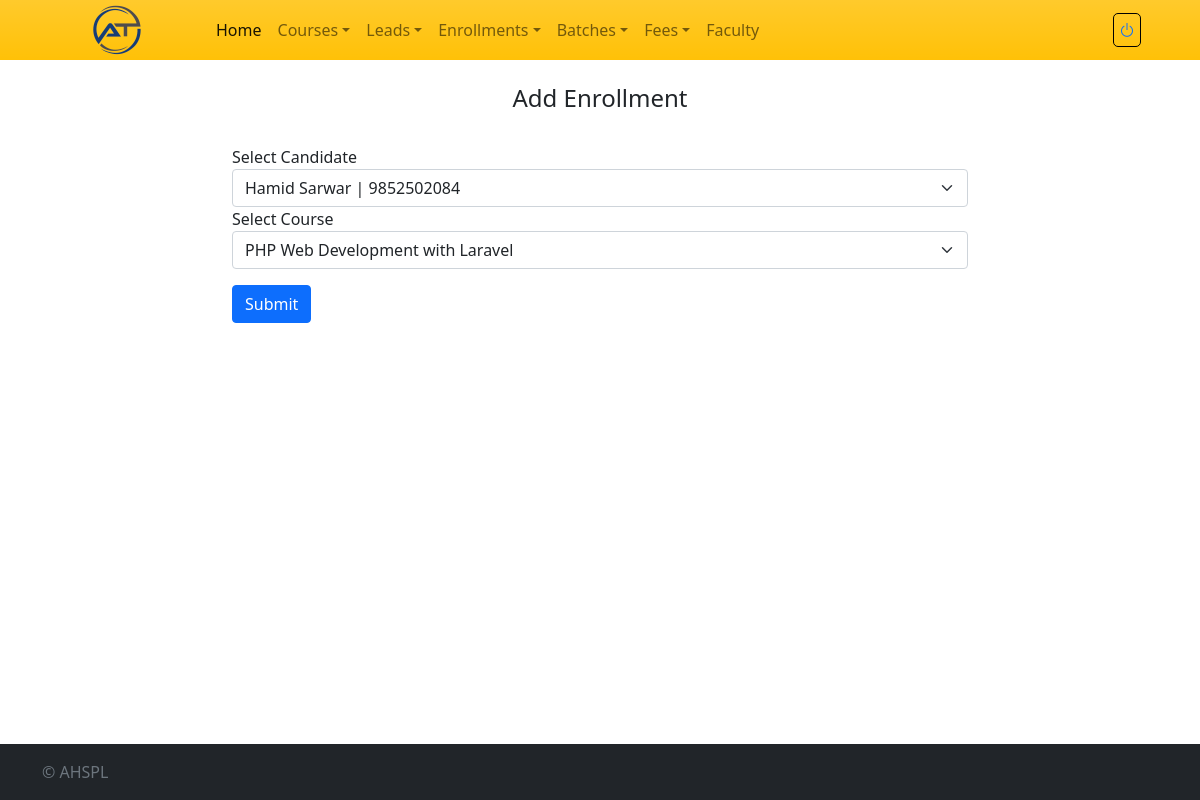
The app's page /edit-enrollment/9/ (signed in), older data.
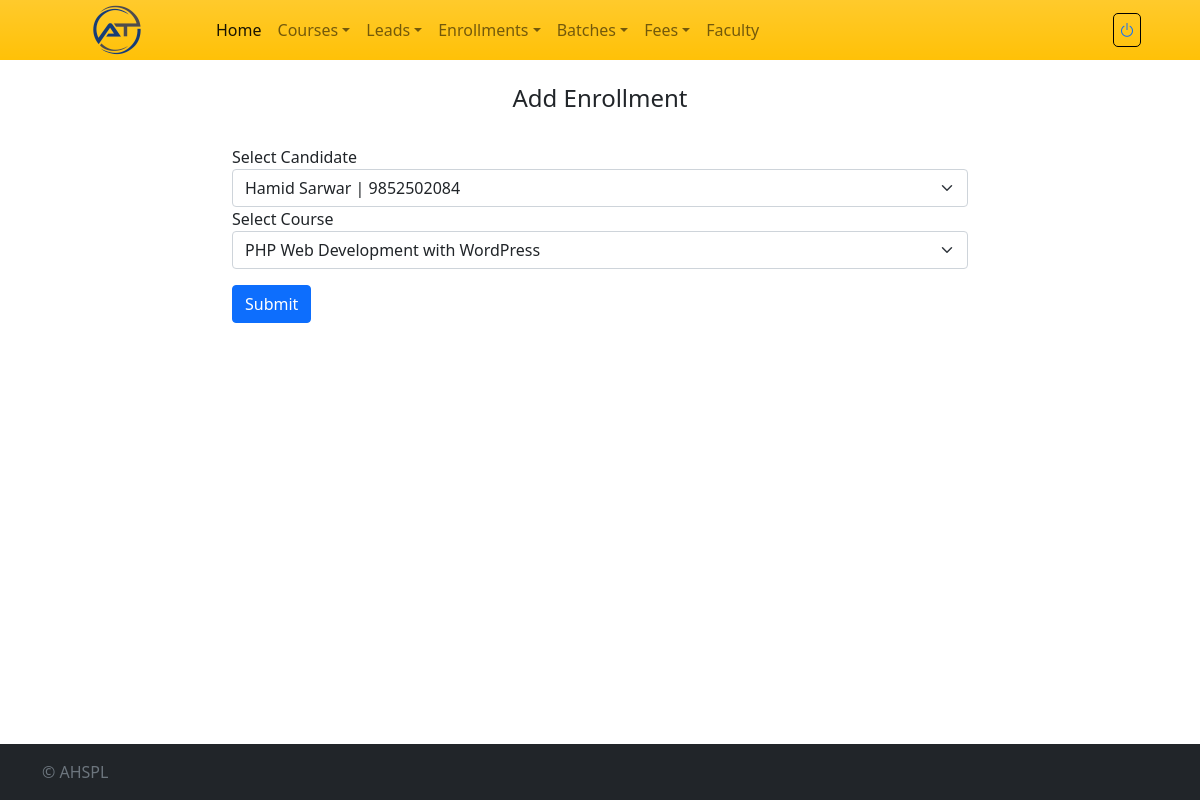
The same page, newer data.
### crmapp/models.py (models this page shows)
class Enrollment(models.Model):
    enrollment_id = models.AutoField(primary_key=True)
    candidate_id = models.ForeignKey(Users, on_delete=models.SET_NULL, null=True, blank=True)
    course_id = models.ForeignKey(Course, on_delete=models.SET_NULL, null=True, blank=True)
    date_created = models.DateField(default=datetime.today)

class Course(models.Model):
    course_id = models.AutoField(primary_key=True)
    course_name = models.CharField(max_length=100)
    course_fee = models.DecimalField(max_digits=10, decimal_places=2)
    course_duration = models.CharField(max_length=100, default='')
    date_created = models.DateField(default=datetime.today)

class Users(models.Model):
    user_id = models.AutoField(primary_key=True)
    user_unique = models.CharField(max_length=100)
    user_role = models.ForeignKey(Userroles, on_delete=models.SET_NULL, null=True, blank=True)
    user_name = models.CharField(max_length=255)
    user_phone = models.CharField(max_length=15)
    user_email = models.CharField(max_length=320)
    date_created = models.DateField(default=datetime.today)

### crmapp/views.py (the view, shortened to what this page needs)
# urls.py: path('edit-enrollment/<int:enrollment_id>/', login_required(views.add_edit_enrollment), name='edit_enrollment'),
def add_edit_enrollment(request, enrollment_id=None):
    candidates = Users.objects.filter(user_role__role_id=3)
    courses = Course.objects.all()
    if enrollment_id:
        enrollment = get_object_or_404(Enrollment, enrollment_id=enrollment_id)
    else:
        enrollment = None
    return render(request, 'enrollment.html', {'candidates': candidates, 'courses': courses, 'enrollments': enrollment })

### templates/enrollment.html (shortened to what this page needs)
{% extends 'base.html' %}
{% block content %}
<div class="row">
    <div class="col">
    </div>
    <div class="col-8">
        <div class="py-4 text-center">
            <h4>Add Enrollment</h4>
        </div>
         <form method="POST" action="{% if enrollments.enrollment_id %}{% url 'edit_enrollment' enrollment_id=enrollments.enrollment_id %}{% else %}{% url 'add_enrollment' %}{% endif %}">
            <div class="form-group">
                <label for="candidaterole">Select Candidate</label>
                <select name="candidaterole" id="candidaterole" class="form-select">
                  {% for candidate in candidates %}
                    <option {% if enrollments.candidate_id.user_id == candidate.user_id %}selected="selected"{% endif %} value="{{ candidate.user_id }}">{{  candidate.user_name  }} | {{ candidate.user_phone }}</option>
                  {% endfor %}
                </select>
            </div>
            <div class="form-group">
                <label for="candidatecourse">Select Course</label>
                <select name="candidatecourse" id="candidatecourse" class="form-select">
                {% for course in courses %}
                  <option {% if enrollments.course_id.course_id == course.course_id %}selected="selected"{% endif %}  value="{{ course.course_id }}">{{ course.course_name }}</option>
                {% endfor %}
                </select>
            </div>
            <div class="form-group mt-3">
                <button type="submit" class="btn btn-primary">Submit</button>
            </div>
         </form>
    </div>
    <div class="col">
    </div>
</div>
{% endblock %}

Row changes from the older to the newer data that the page shows:
changed Enrollment "Hamid Sarwar | 9852502084": candidatecourse "PHP Web Development with Laravel" → "PHP Web Development with WordPress"
